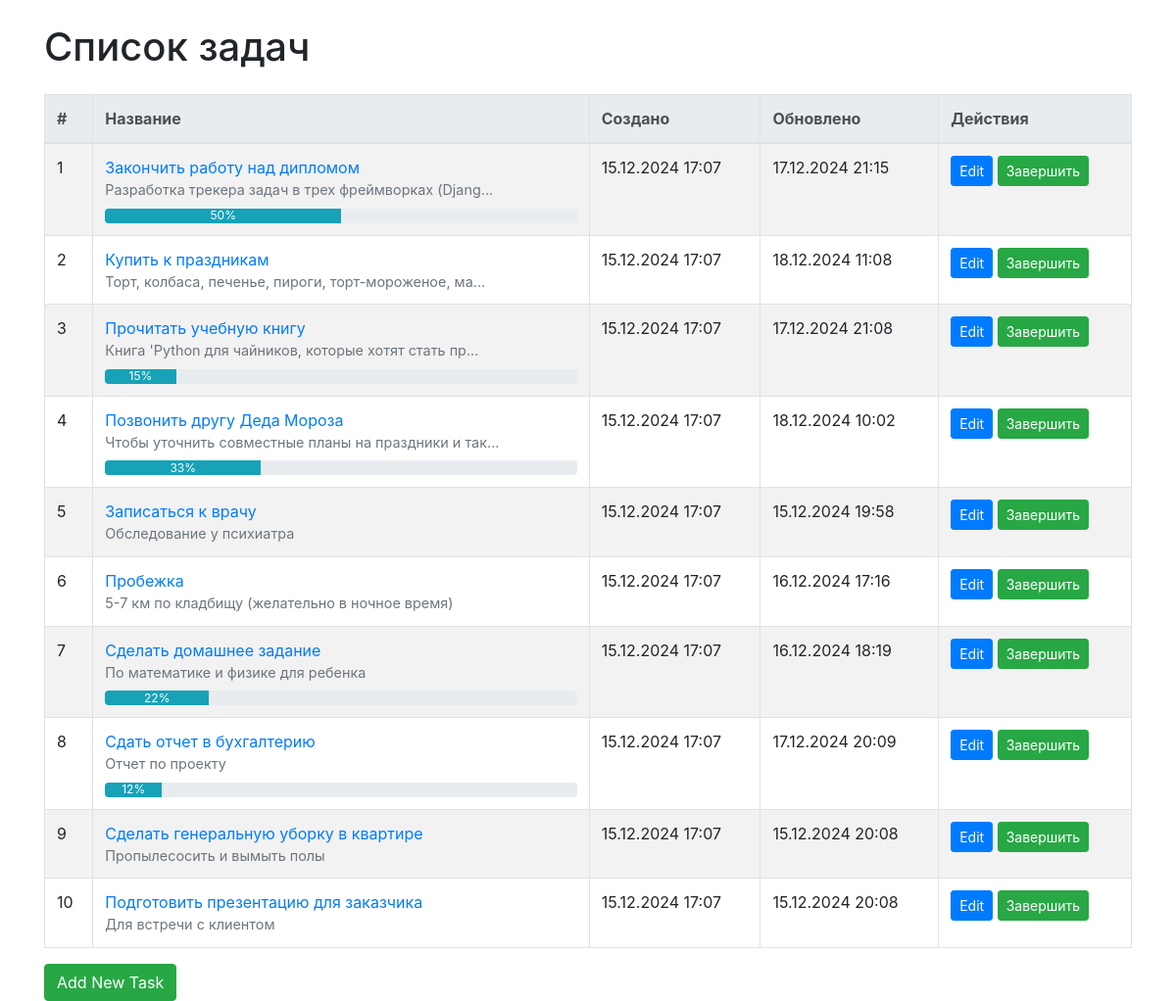
Before: / with the older database file.
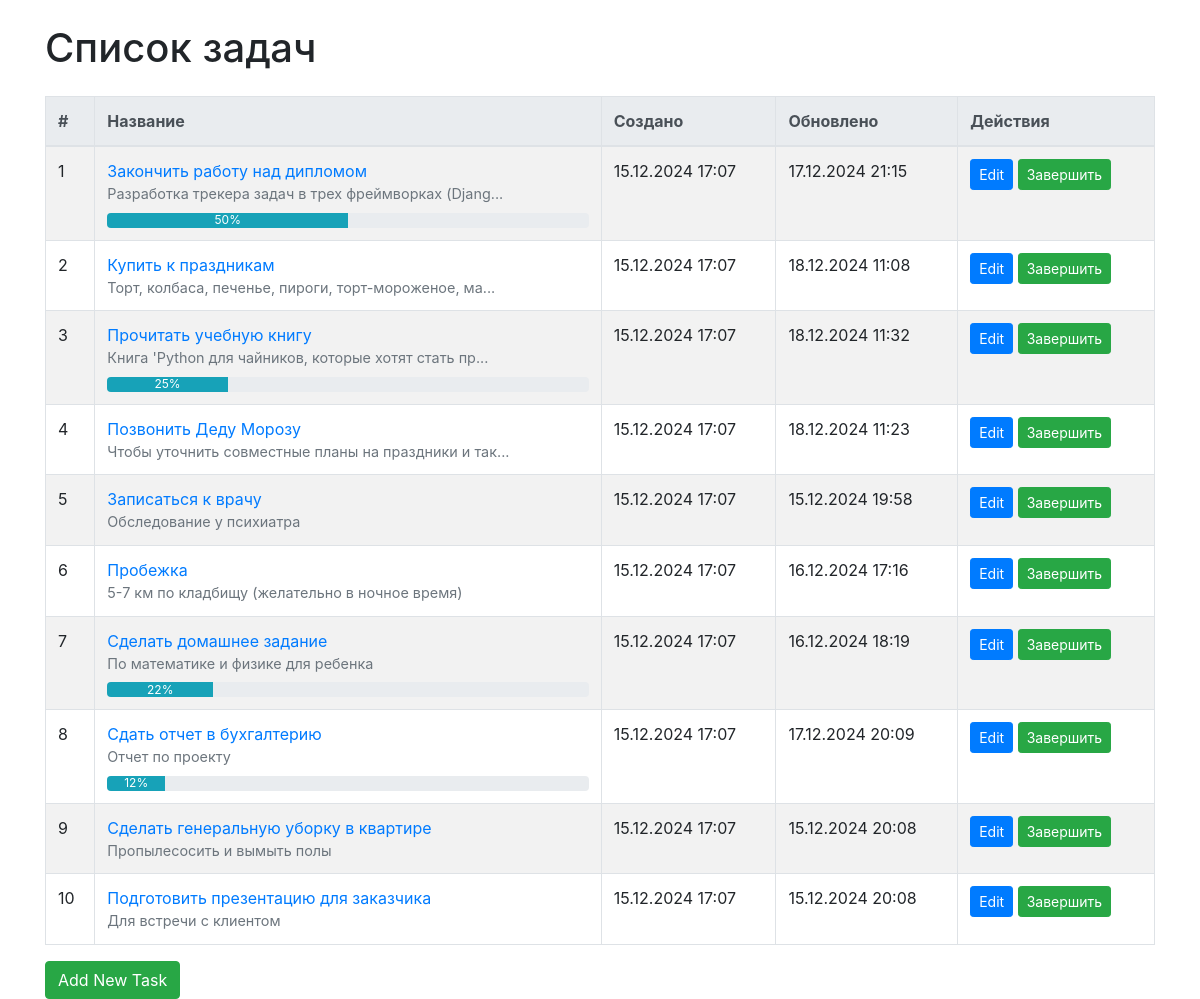
After: the same page with the newer database file.
### app/models.py (models this page shows)
class Task(Base):
    __tablename__ = 'tasks_task'
    id = Column(Integer, primary_key=True, index=True)
    title = Column(String(200))
    description = Column(Text, nullable=True)
    status = Column(String(20), default='todo')
    created_at = Column(DateTime, server_default=func.now())
    updated_at = Column(DateTime, onupdate=func.now())
    progress = Column(Integer, default=0)

### app/main.py (the view)
@app.get("/")
def index(request: Request, db: Session = Depends(get_db)):
    tasks = get_tasks(db)
    return templates.TemplateResponse("index.html", {"request": request, "tasks": tasks})

### app/templates/index.html (shortened to what this page needs)
<!DOCTYPE html>
<html lang="en">
<head>
    <link rel="stylesheet" href="https://stackpath.bootstrapcdn.com/bootstrap/4.5.2/css/bootstrap.min.css">
</head>
<body>
    <div class="container mt-4">
        <h1 class="mb-4">Список задач</h1>
        <table class="table table-bordered table-striped">
            <thead class="thead-light">
                <tr>
                    <th>#</th>
                    <th>Название</th>
                    <th>Создано</th>
                    <th>Обновлено</th>
                    <th>Действия</th>
                </tr>
            </thead>
            <tbody>
    {% for task in tasks %}
    <tr {% if task.status == 'done' %}class="table-secondary"{% endif %}>
        <td>{{ loop.index }}</td>
        <td>
            <a href="{{ url_for('edit_task', task_id=task.id) }}" class="text-decoration-none fw-bold">
                {{ task.title }}
            </a>
            <div class="text-muted" style="font-size: 0.9em;">
                {{ task.description[:50] }}{% if task.description|length > 50 %}...{% endif %}
            </div>
            {% if task.progress > 0 or task.status == 'done' %}
            <div class="progress mt-2" style="height: 15px;">
                <div class="progress-bar bg-info" role="progressbar"
                     style="width: {{ task.progress if task.status != 'done' else 100 }}%;"
                     aria-valuenow="{{ task.progress if task.status != 'done' else 100 }}"
                     aria-valuemin="0"
                     aria-valuemax="100">
                    {{ task.progress if task.status != 'done' else 100 }}%
                </div>
            </div>
            {% endif %}
        </td>
        <td>{{ task.created_at.strftime("%d.%m.%Y %H:%M") }}</td>
        <td>{{ task.updated_at.strftime("%d.%m.%Y %H:%M") }}</td>
        <td>
            <a href="{{ url_for('edit_task', task_id=task.id) }}" class="btn btn-sm btn-primary">Edit</a>
            {% if task.status != 'done' %}
                <form method="post" action="{{ url_for('complete_task', task_id=task.id) }}" style="display: inline;">
                    <button type="submit" class="btn btn-sm btn-success">Завершить</button>
                </form>
            {% else %}
                <button class="btn btn-sm btn-secondary" disabled>Завершено</button>
            {% endif %}
        </td>
    </tr>
    {% endfor %}
</tbody>
        </table>
        <a href="{{ url_for('create_task_form') }}" class="btn btn-success">Add New Task</a>
    </div>
</body>
</html>

Changed rows visible on the page:
changed Task "Прочитать учебную книгу": progress 15 → 25 (drawn); status+progress "15" → "25"; updated_at "17.12.2024 21:08" → "18.12.2024 11:32"
changed Task "Чтобы уточнить совместные планы на праздники и так": title "Позвонить другу Деда Мороза" → "Позвонить Деду Морозу"; updated_at "18.12.2024 10:02" → "18.12.2024 11:23"; progress 33 → 0 (drawn); status "in_progress" → "to_do" (drawn); status+progress "33" → (not shown)
